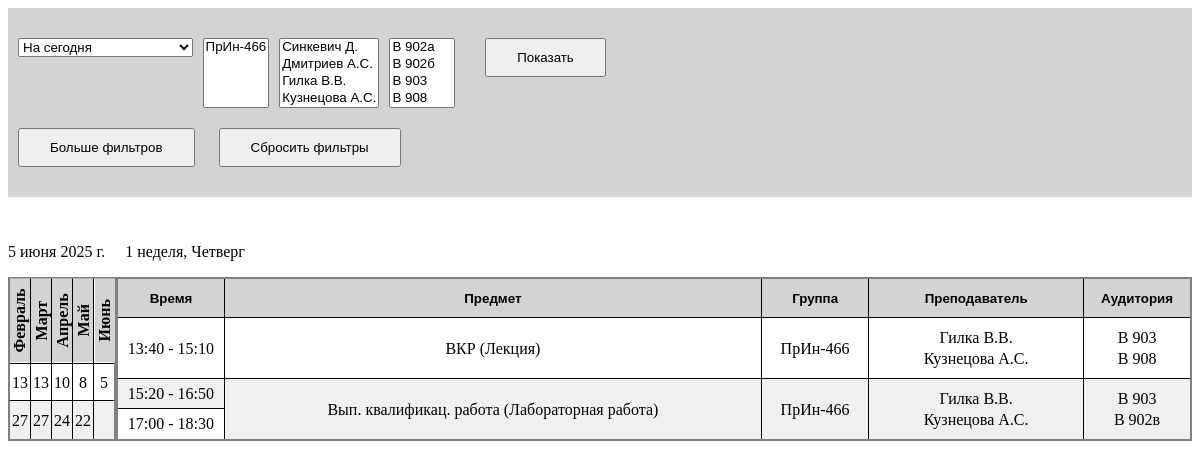
Screenshot of /visualization/ with the database file from the repository.
### api/models.py (models this page shows, shortened)
class CommonModel(models.Model):
    class Meta:
        abstract = True
    idnumber = models.CharField(
        unique=True,
        blank=True,
        null=True,
        max_length=260,
        verbose_name="Уникальный строковый идентификатор",
    )
    datecreated = models.DateTimeField(auto_now_add=True, verbose_name="Дата создания записи")
    datemodified = models.DateTimeField(auto_now_add=True, verbose_name="Дата изменения записи")
    dateaccessed = models.DateTimeField(
        null=True, blank=True, verbose_name="Дата доступа к записи"
    )
    author = models.ForeignKey(
        User, blank=True, null=True, on_delete=models.SET_NULL, verbose_name="Автор записи"
    )
    note = models.TextField(
        null=True, blank=True, verbose_name="Комментарий для этой записи", max_length=1024
    )
    def __str__(self):
        return self.__repr__()

class Event(CommonModel):
    class Meta:
        verbose_name = "Событие"
        verbose_name_plural = "События"
    date = models.DateField(null=True, blank=False, verbose_name="Дата")
    date_override = models.ForeignKey(DayDateOverride, null=True, blank=True, editable=False, on_delete=models.SET_NULL, verbose_name="Перенос дня")
    kind_override = models.ForeignKey(EventKind, null=True, on_delete=models.PROTECT, verbose_name="Тип")
    subject_override = models.ForeignKey(Subject, null=True, on_delete=models.PROTECT, verbose_name="Предмет")
    participants_override = models.ManyToManyField(EventParticipant, verbose_name="Участники")
    places_override = models.ManyToManyField(EventPlace, verbose_name="Места")
    time_slot_override = models.ForeignKey(TimeSlot, null=True, on_delete=models.PROTECT, verbose_name="Временной интервал")
    abstract_event = models.ForeignKey(AbstractEvent, null=True, on_delete=models.PROTECT, verbose_name="Абстрактное событие")
    is_event_canceled = models.BooleanField(verbose_name="Событие отменено", default=False)
    event_cancel = models.ForeignKey(EventCancel, null=True, blank=True, on_delete=models.SET_NULL, verbose_name="Отмена события")
    def get_groups(self):
        return self.participants_override.filter(is_group=True)
    def get_teachers(self):
        return self.participants_override.filter(role__in=[EventParticipant.Role.TEACHER, EventParticipant.Role.ASSISTANT])

class AbstractEvent(CommonModel):
    class Meta:
        verbose_name = "Абстрактное событие"
        verbose_name_plural = "Абстрактные события"
    kind = models.ForeignKey(EventKind, on_delete=models.PROTECT, verbose_name="Тип")
    subject = models.ForeignKey(Subject, on_delete=models.PROTECT, verbose_name="Предмет")
    participants = models.ManyToManyField(EventParticipant, verbose_name="Участники")
    places = models.ManyToManyField(EventPlace, verbose_name="Места")
    abstract_day = models.ForeignKey(AbstractDay, on_delete=models.PROTECT, verbose_name="Абстрактный день")
    time_slot = models.ForeignKey(TimeSlot, on_delete=models.PROTECT, verbose_name="Временной интервал")
    holds_on_date = models.DateField(null=True, blank=True, verbose_name="Проводится только в заданный день")
    schedule = models.ForeignKey(Schedule, null=True, on_delete=models.CASCADE, related_name="events", verbose_name="Расписание")

class AbstractDay(CommonModel):
    class Meta:
        verbose_name = "Абстрактный день"
        verbose_name_plural = "Абстрактные дни"
    day_number = models.IntegerField(verbose_name="Смещение от начала повторяющгося фрагмента (пн. первой недели)")
    name = models.CharField(verbose_name="Имя дня в рамках шаблона", max_length=64)

class TimeSlot(CommonModel):
    class Meta:
        verbose_name = "Время проведения события"
        verbose_name_plural = "Времена проведения события"
    alt_name = models.TextField(null=True, verbose_name="Академ. часы пары")
    start_time = models.TimeField(verbose_name="Время начала")
    end_time = models.TimeField(null=True, verbose_name="Время окончания")
    def __repr__(self):
        res = self.start_time.strftime("%H:%M")
        if self.end_time:
            res += "-{}".format(self.end_time.strftime("%H:%M"))
        return f"{self.alt_name}ч. / {res}"

class Subject(CommonModel):
    class Meta:
        verbose_name = "Предмет"
        verbose_name_plural = "Предметы"
    name = models.CharField(max_length=256, verbose_name="Название")
    def __repr__(self):
        return str(self.name)

class EventKind(CommonModel):
    class Meta:
        verbose_name = "Тип события"
        verbose_name_plural = "Типы событий"
    name = models.CharField(verbose_name="Название типа", max_length=64)
    def __repr__(self):
        return str(self.name)

class EventParticipant(CommonModel):
    class Meta:
        verbose_name = "Участник события"
        verbose_name_plural = "Участники события"
    class Role(models.TextChoices):
        STUDENT = "student", "Студент"
        TEACHER = "teacher", "Преподаватель"
        ASSISTANT = "assistant", "Ассистент"
    name = models.CharField(max_length=255, verbose_name="Имя")
    role = models.CharField(choices=Role, max_length=48, null=False, verbose_name="Роль")
    is_group = models.BooleanField(verbose_name="Является группой", default=False)
    department = models.ForeignKey(Department, null=True, on_delete=models.SET_NULL, verbose_name="Подразделение")

class EventPlace(CommonModel):
    class Meta:
        verbose_name = "Место проведения события"
        verbose_name_plural = "Места проведения события"
    building = models.CharField(max_length=128, verbose_name="Корпус")
    room = models.CharField(max_length=64, verbose_name="Аудитория")
    def __repr__(self):
        return f"{self.building} {self.room}"

### visualization/views.py (the view, shortened to what this page needs)
# urls.py: path("visualization/", views.index, name = "index"),
def index(request):
    selected = {
        "date" : "today",
        "left_date" : "",
        "right_date" : "",
        "group" : "",
        "teacher" : "",
        "place" : "",
        "subject" : "",
        "kind" : "",
        "time_slot" : ""
    }
    groups = ReadAPI.get_all_groups().values_list("name", flat=True)
    teachers = ReadAPI.get_all_teachers().values_list("name", flat=True)
    places = [str(p) for p in ReadAPI.get_all_places()]
    subjects = ReadAPI.get_all_subjects().values_list("name", flat=True)
    kinds = ReadAPI.get_all_kinds().values_list("name", flat=True)
    time_slots = [str(ts) for ts in ReadAPI.get_all_time_slots()]
    data = get_table_data(selected)
    data = {"selected" : selected,
            "groups" : groups,
            "teachers" : teachers,
            "places" : places,
            "subjects" : subjects,
            "kinds" : kinds,
            "time_slots" : time_slots,
            "data" : data,
            "addition_filters_visible" : request.POST.get("addition_filters_visible") if "addition_filters_visible" in request.POST else "0"
    }
    return render(request, "index.html", context = data)

### templates/index.html (shortened to what this page needs)
<!DOCTYPE html>
<html>
    <head>
        {% load static %}
        <link href="https://cdn.jsdelivr.net/npm/select2@4.1.0-rc.0/dist/css/select2.min.css" rel="stylesheet">
        <link href="{% static 'styles/style.css' %}" rel="stylesheet">
    </head>
    <body>
        {% include "header.html" %}
        {% if data|length == 0 %}
            {% include "emptyTable.html" %}
        {% else %}
            {% include "table.html" %}
        {% endif %}
    </body>
</html>

### templates/header.html (shortened to what this page needs)
<form action="" method="post">
    <header>
        <div class="main-filters-container">
            <div class="date-filter-container" id="date-filter-container">
                <select class="date-select" name="date" id="date-select" onchange="on_date_select_change()">
                    <option value="today" {% if selected.date == "today" %} selected {% endif %}>На сегодня</option>
                </select>
            </div>
            <select class="group-pillbox" name="group[]" multiple="multiple">
                {% for group in groups %}
                    <option value="{{ group }}" {% if group in selected.group %} selected {% endif %}>{{ group }}</option>
                {% endfor %}
            </select>
            <select class="teacher-pillbox" name="teacher[]" multiple="multiple">
                {% for teacher in teachers %}
                    <option value="{{ teacher }}" {% if teacher in selected.teacher %} selected {% endif %}>{{ teacher }}</option>
                {% endfor %}
            </select>
            <select class="place-pillbox" name="place[]" multiple="multiple">
                {% for place in places %}
                    <option value="{{ place }}" {% if place in selected.place %} selected {% endif %}>{{ place }}</option>
                {% endfor %}
            </select>
            <button type="submit" onclick="this.form.submit()" style="margin-left: 20px;">Показать</button>
        </div>
        <div style="margin-top: 20px;">
            <button type="button" id="more-filters-button" onclick="update_filters_visibility()">
                {% if addition_filters_visible == "1" %}
                    Меньше фильтров
                {% else %}
                    Больше фильтров
                {% endif %}
            </button>
            <button type="button" onclick="drop_filters()" style="margin-left: 20px;">Сбросить фильтры</button>
        </div>
    </header>
</form>

### templates/table.html (shortened to what this page needs)
{% for entry, row_spans, calendar in data %}
    <div class="schedule-date-info">
        <p>{{ entry.0.date }}</p>
        <p>{{ entry.0.abstract_event.abstract_day.name }}</p>
    </div>
    <div style="display: flex;">
        {% include "calendarTable.html" %}
        <table class="entries-table">
            <thead>
                <tr>
                    <th id="c1h{{ forloop.counter }}">
                        <button onclick="change_visibility('c1', '{{ forloop.counter }}')">Время</button>
                    </th>
                    <th id="c2h{{ forloop.counter }}">
                        <button onclick="change_visibility('c2', '{{ forloop.counter }}')">Предмет</button>
                    </th>
                    <th id="c3h{{ forloop.counter }}">
                        <button onclick="change_visibility('c3', '{{ forloop.counter }}')">Группа</button>
                    </th>
                    <th id="c4h{{ forloop.counter }}">
                        <button onclick="change_visibility('c4', '{{ forloop.counter }}')">Преподаватель</button>
                    </th>
                    <th id="c5h{{ forloop.counter }}">
                        <button onclick="change_visibility('c5', '{{ forloop.counter }}')">Аудитория</button>
                    </th>
                </tr>
            </thead>
            <tbody>
                {% for event in entry %}
                    <tr
                    name="r{{ forloop.parentloop.counter }}">
                        <td name="c1d{{ forloop.parentloop.counter }}">
                            {{ event.time_slot_override.start_time }} - {{ event.time_slot_override.end_time }}
                        </td>
                        {% if row_spans|list_item:forloop.counter != 0 %}
                            <td name="c2d{{ forloop.parentloop.counter }}" rowspan="{{ row_spans|list_item:forloop.counter }}">
                                {{ event.subject_override }} ({{ event.kind_override }})
                            </td>
                            <td name="c3d{{ forloop.parentloop.counter }}" rowspan="{{ row_spans|list_item:forloop.counter }}">
                                {% for group in event.get_groups.all %}
                                    {{ group.name|linebreaks }}
                                {% endfor %}
                            </td>
                            <td name="c4d{{ forloop.parentloop.counter }}" rowspan="{{ row_spans|list_item:forloop.counter }}">
                                {% for teacher in event.get_teachers.all %}
                                    {{ teacher.name|linebreaks }}
                                {% endfor %}
                            </td>
                            <td name="c5d{{ forloop.parentloop.counter }}" rowspan="{{ row_spans|list_item:forloop.counter }}">
                                {% for place in event.places_override.all %}
                                    {{ place|linebreaks }}
                                {% endfor %}
                            </td>
                        {% endif %}
                    </tr>
                {% endfor %}
            </tbody>
        </table>
    </div>
{% endfor %}

### templates/calendarTable.html
<table class="calendar-table">
    <thead>
        <tr>
            {% for month in calendar.0 %}
                <th style="writing-mode: vertical-rl; transform: scale(-1, -1);">{{ month }}</th>
            {% endfor %}
        </tr>
    </thead>
    <tbody>
        {% for days in calendar.1 %}
            <tr>
                {% for day in days %}
                    <td>{{ day }}</td>
                {% endfor %}
            </tr>
        {% endfor %}
    </tbody>
</table>

### rows the page displays
Event: date "5 июня 2025 г.", abstract_event.name "1 неделя, Четверг", 0 "Февраль" "Март" "Апрель" "Май" "Июнь", days "13" "13" "10" "8" "5" "27" "27" "24" "22", time_slot_override.start_time "13:40", time_slot_override.end_time "15:10", subject_override "ВКР", kind_override "Лекция"
EventParticipant: name "ПрИн-466"
EventParticipant: name "Гилка В.В."
EventParticipant: name "Кузнецова А.С."
EventPlace: building+room "В 903"
EventPlace: building+room "В 908"
Event: time_slot_override.start_time "15:20", time_slot_override.end_time "16:50", subject_override "Вып. квалификац. работа", kind_override "Лабораторная работа"
EventPlace: building+room "В 902в"
Event: time_slot_override.start_time "17:00", time_slot_override.end_time "18:30"
